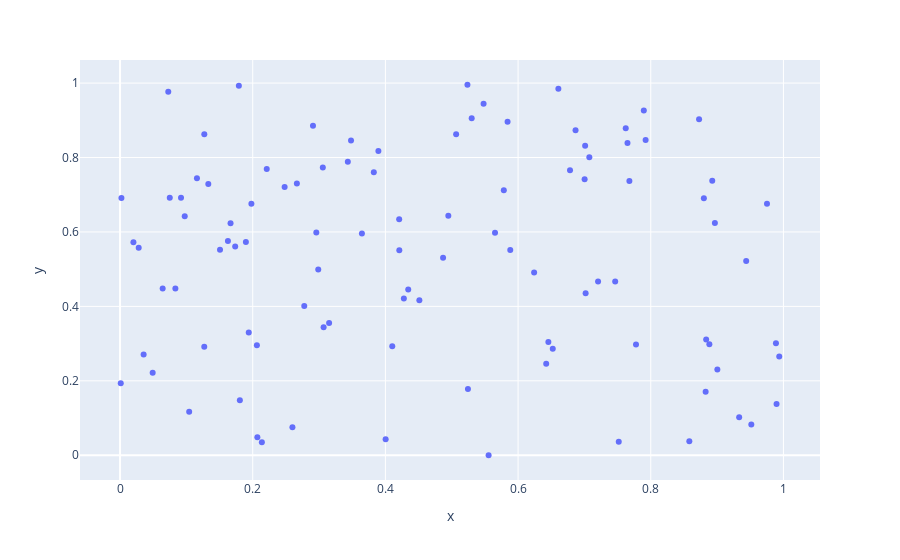

Here is the notebook cell this chart was saved with:
### Markdown cell above
# Random plot with numpypy and plotly

### Code cell
import plotly.express as px
import numpy as np
N=100
x =np.random.rand(N)
y=np.random.rand(N)
fig =px.scatter(x=x,y=y)
fig.show()
